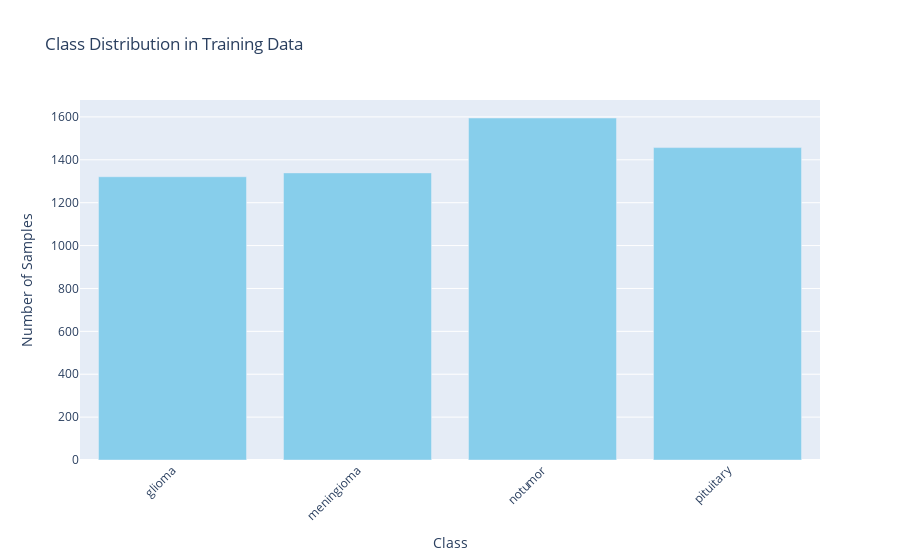

Notebook code cell kept with this figure:
### Code cell
# Visualize class distribution
fig = go.Figure(data=[
    go.Bar(x=list(class_counts.keys()), y=list(class_counts.values()), marker_color='skyblue')
])
fig.update_layout(
    title="Class Distribution in Training Data",
    xaxis_title="Class",
    yaxis_title="Number of Samples",
    xaxis_tickangle=-45
)
fig.show()

### Figure 1 — Plotly figure (JSON) as saved in the notebook; plotly's stock layout.template omitted (floating-point values rounded to 4 significant figures)
{"data": [{"marker": {"color": "skyblue"}, "type": "bar", "x": ["glioma", "meningioma", "notumor", "pituitary"], "y": [1321, 1339, 1595, 1457]}], "layout": {"title": {"text": "Class Distribution in Training Data"}, "xaxis": {"tickangle": -45, "title": {"text": "Class"}}, "yaxis": {"title": {"text": "Number of Samples"}}}}
